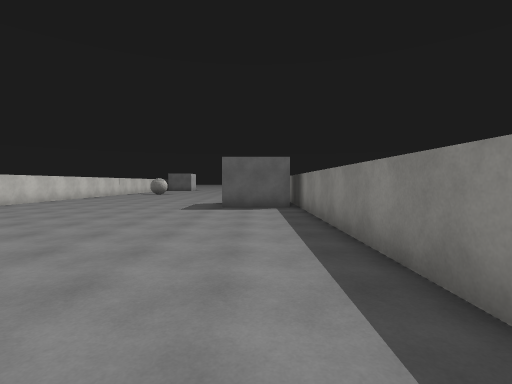
[1] (above)

21 first-person views from a walk through a Unity game level. The camera is 1.5 m above the floor, tilts 2° down and sees 85° across. The floor is counted in squares, 2 m on a side. Each view is taken from the middle of a square. On the plan, view 1 faces up. The plan holds only what a view shows up to about 10 squares ahead; the rest is blank. The place goes on beyond the plan. The player is left out. Surface patterns are stand-ins for the level's own textures.

[2]
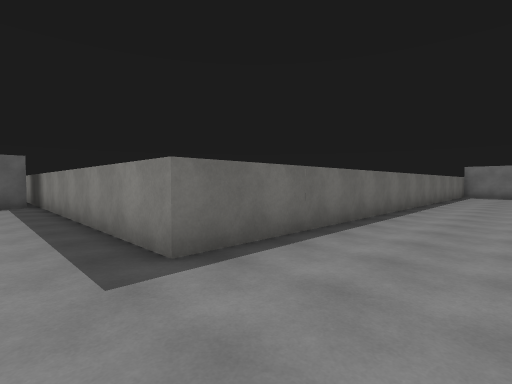

[3]
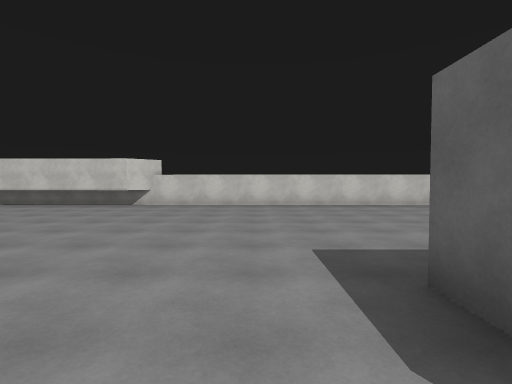

[4]
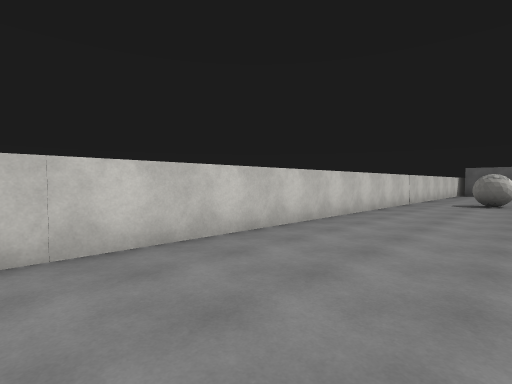

[5]
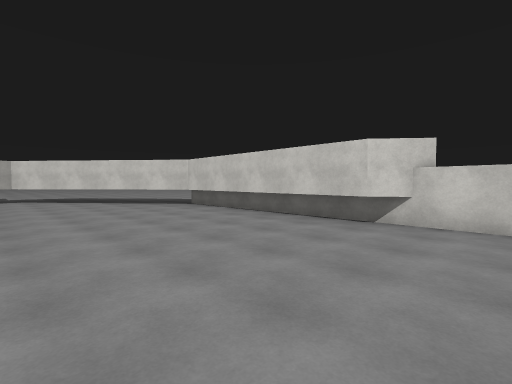

[6]
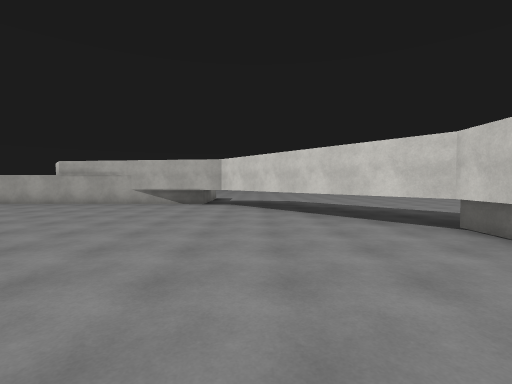

[7]
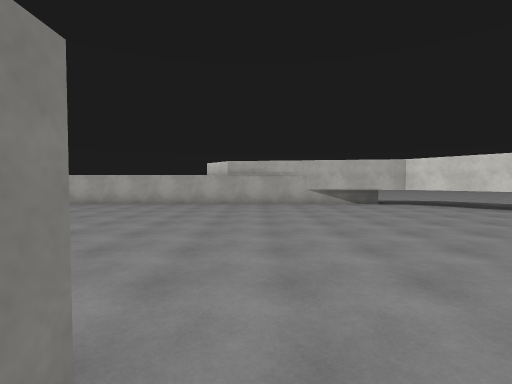

[8]
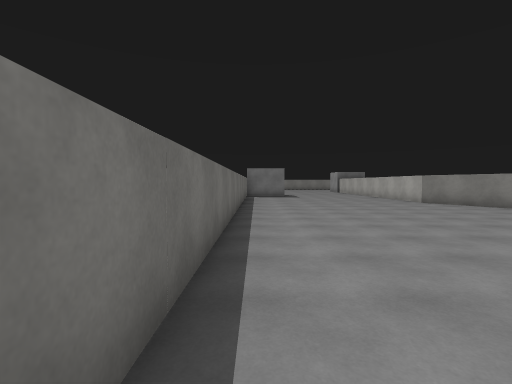

[9]
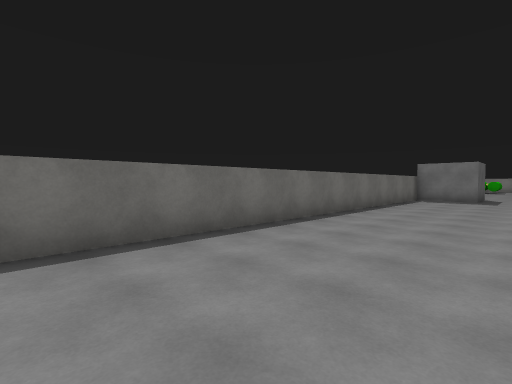

[10]
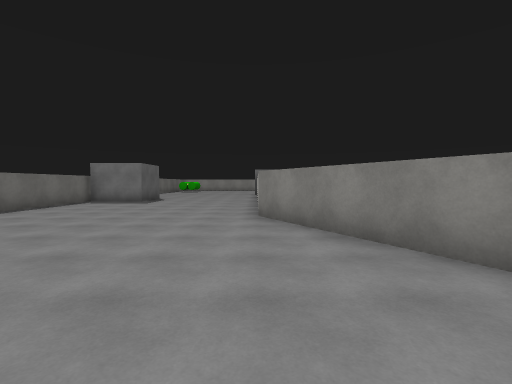

[11]
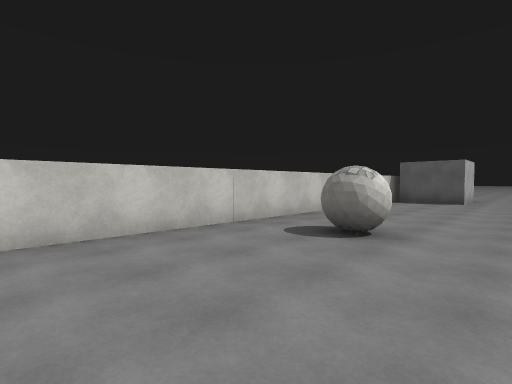

[12]
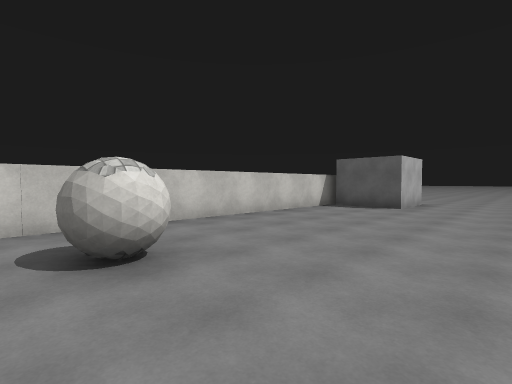

[13]
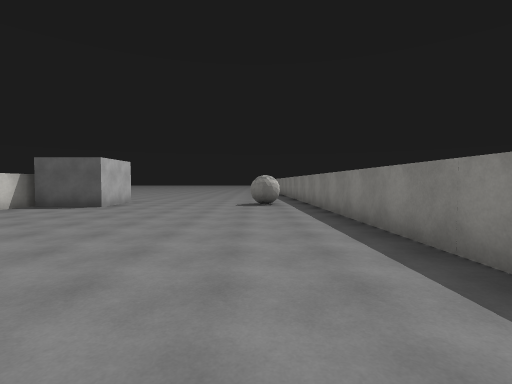

[14]
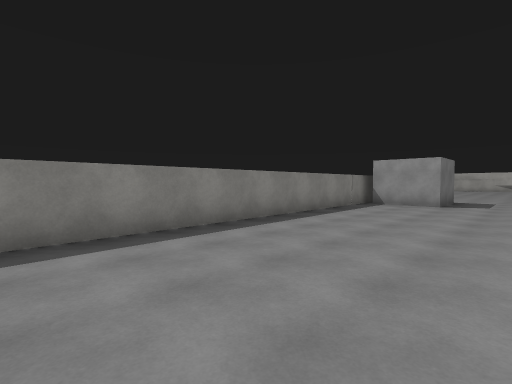

[15]
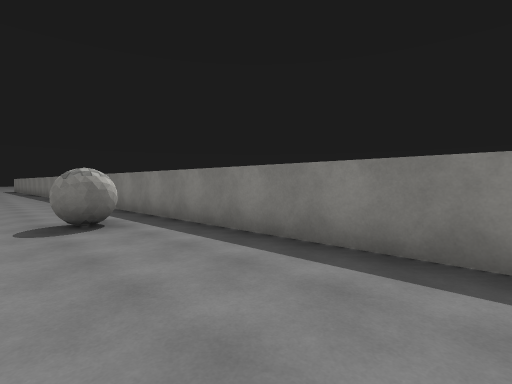

[16]
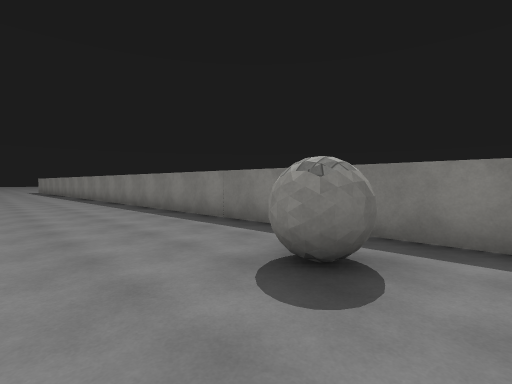

[17]
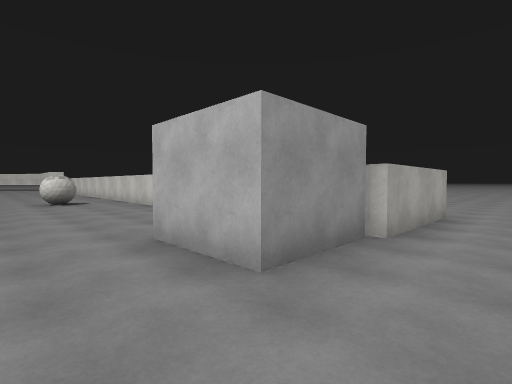

[18]
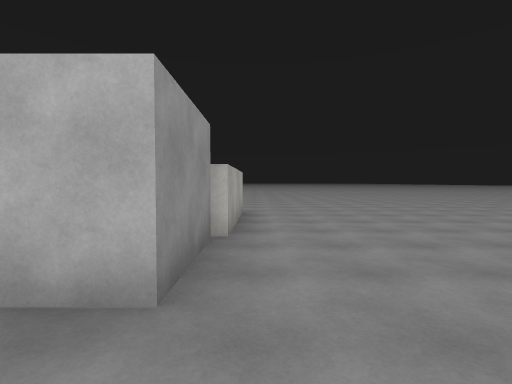

[19]
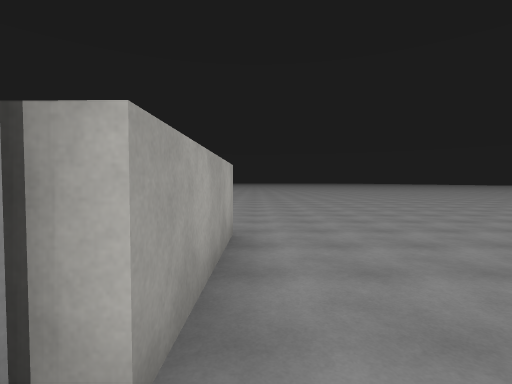

[20]
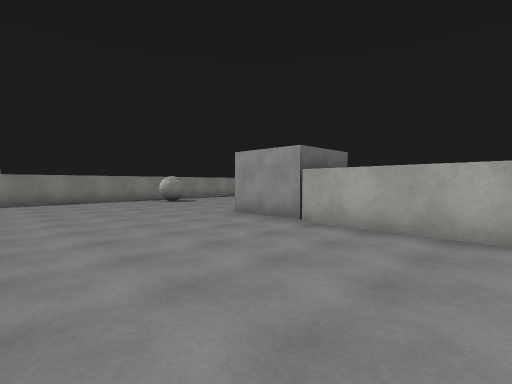

[21]
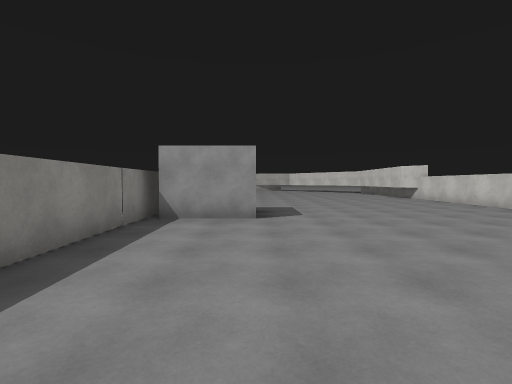

### Floor plan
Key: @ floor where view 1 was taken; # wall or solid block; . floor; T thing the floor can be seen under or through.
Columns run from 14 left of view 1 to 12 right of it. Each row starts with its distance up from view 1.
 32 ......     ....#
 31 ...............#
 30 ...............#
 29 ...............#
 28 ...............#
 27 ...............#
 26 .. ######......#
 25       ###....#.#
 24       #........#
 23       #........#
 22       #........#
 21       #........#
 20       #........#
 19       #........#
 18       #........##
 17       #.#.......#
 16       #.........#
 15       #.........#
 14       #.........#
 13       #.........#
 12      ##.........#
 11      #..........#
 10      #.......####
  9      #.......####
  8      #..........#
  7      #..........#
  6      #..........#
  5      #..........#
  4      #..........#
  3      ##.........#
  2       #.........#
  1       #..... ...###########
  0       #.....  @............
 -1       #..... ..............
 -2       #....................
 -3       T....................
 -4       T....................
 -5        T...................
 -6     ..  T.................#
 -7    ....  T...............##
 -8   ...... T#............###
 -9   ......  ############

Positions as (right, up) in squares from view 1, and headings:
1: (0, 0), facing up
2: (0, -2), facing up-right
3: (1, 7), facing left
4: (-5, 6), facing up-left
5: (-3, 5), facing down-left
6: (-5, 1), facing down
7: (1, 1), facing down
8: (2, 0), facing right
9: (4, -3), facing up-right
10: (6, -6), facing right
11: (-4, 13), facing up-left
12: (-3, 16), facing up-left
13: (-1, 16), facing up
14: (-3, 20), facing down-right
15: (-2, 20), facing up-right
16: (-3, 24), facing up-right
17: (-4, 28), facing down-left
18: (-4, 27), facing left
19: (-7, 27), facing left
20: (-11, 31), facing down-right
21: (-1, 16), facing down
